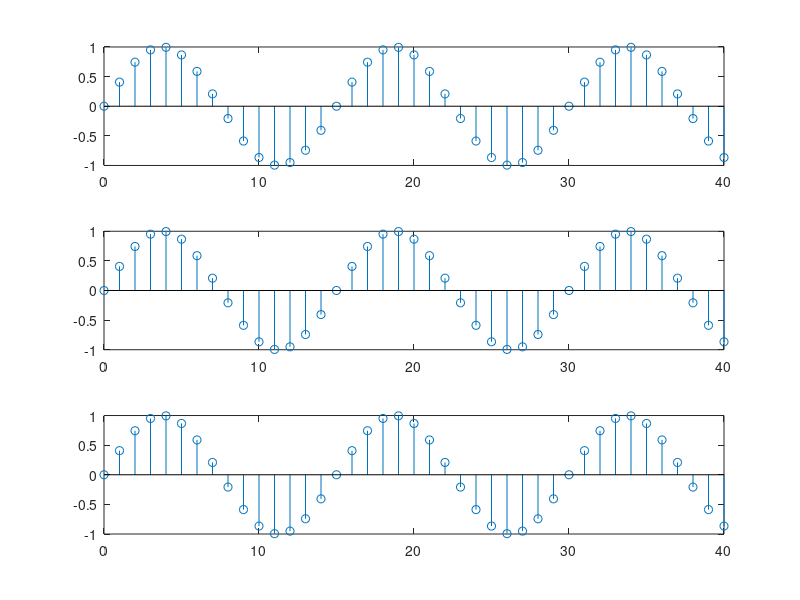

Here is the MATLAB script that generated this plot:
n=0:1:40;
x = sin(2*pi*n/15);
y1 = sin(2*pi*n/15 + 2*pi);
y2 = sin(2*pi*n/15 + 2*pi*3);
subplot(3,1,1)
stem(n,x)
subplot(3,1,2)
stem(n,y1)
subplot(3,1,3)
stem(n,y2)